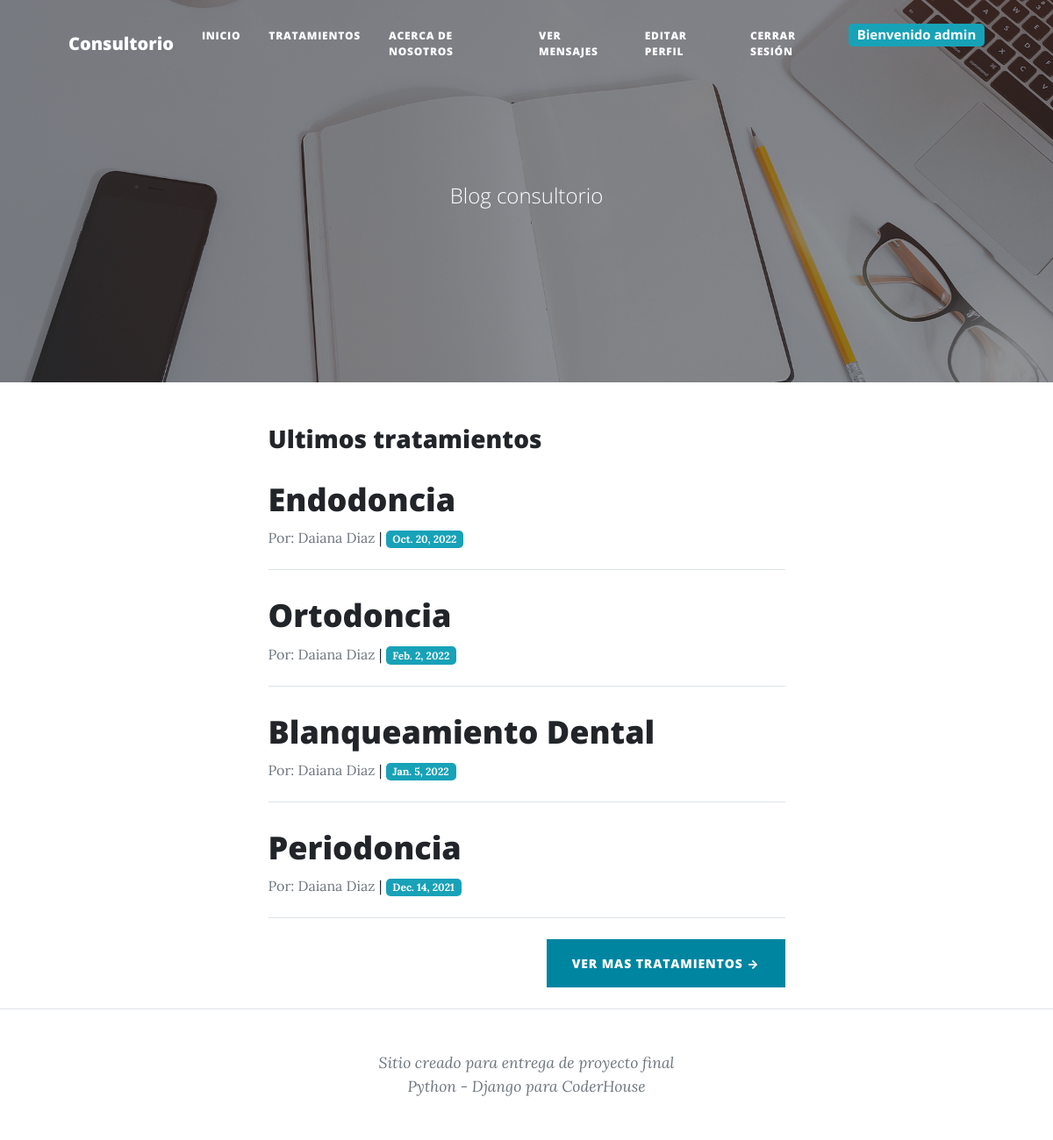
The app's page / (signed in) with its own data.
### paginas/models.py (models this page shows)
class TratamientoOdontologico(models.Model):
    tratamiento = models.CharField(max_length=40)
    contenido = models.CharField(max_length=400)
    autor = models.CharField(max_length=40)
    fecha = models.DateField()

### paginas/views.py (the view)
# urls.py: path('', index, name="Inicio"),
def index(request):
    tratamientos = TratamientoOdontologico.objects.all().order_by('-fecha')[:5]
    return render(request, 'paginas/inicio.html', {"tratamientos": tratamientos})

### paginas/templates/paginas/inicio.html (shortened to what this page needs)
{% extends "paginas/padre.html" %}
{% load static %}
{% block subtitulo %}
    Blog consultorio
{% endblock %}
{% block contenido %}
    <h3>Ultimos tratamientos</h3>
    {% if not tratamientos %}
        Sitio sin información momentánea
    {% else %}
        {% for tratamiento in tratamientos %}
            <div class="post-preview">
                <a href="{% url 'detalleTratamientos' tratamiento.id %}">
                    <h2 class="post-title">{{tratamiento.tratamiento}}</h2>
                </a>
                <div style="font-size:1rem;"><span class="text-secondary">Por: {{ tratamiento.autor}}</span> | <span class="badge">{{ tratamiento.fecha }}</span></div>
            </div>
            <hr class="my-4" />
        {% endfor %}
        <div class="d-flex justify-content-end mb-4"><a class="btn btn-primary text-uppercase" href="{% url 'listaTratamientos' %}">Ver mas tratamientos →</a></div>
    {% endif %}
{% endblock %}

### paginas/templates/paginas/padre.html (shortened to what this page needs)
<!DOCTYPE html>
<html lang="en">
    <head>
        {% load static %}
        <link href="{% static 'paginas/css/styles.css' %}" rel="stylesheet" />
    </head>
    <body>
        <nav class="navbar navbar-expand-lg navbar-light" id="mainNav">
            <div class="container px-4 px-lg-5">
                <a class="navbar-brand" href="index.html">Consultorio</a>
                <div class="collapse navbar-collapse" id="navbarResponsive">
                    <ul class="navbar-nav ms-auto py-4 py-lg-0">
                        <li class="nav-item"><a class="nav-link px-lg-3 py-3 py-lg-4" href="{% url 'Inicio' %}">Inicio</a></li>
                        <li class="nav-item"><a class="nav-link px-lg-3 py-3 py-lg-4" href="{% url 'listaTratamientos' %}">Tratamientos</a></li>
                        <li class="nav-item"><a class="nav-link px-lg-3 py-3 py-lg-4" href="{% url 'About' %}">Acerca de nosotros</a></li>
                        {% if user.is_authenticated %}
                            <li class="nav-item"><a class="nav-link px-lg-3 py-3 py-lg-4" href="{% url 'Messages' %}">Ver Mensajes</a></li>
                            <li class="nav-item"><a class="nav-link px-lg-3 py-3 py-lg-4" href="{% url 'EditarPerfil' %}">Editar Perfil</a></li>
                            <li class="nav-item"><a class="nav-link px-lg-3 py-3 py-lg-4" href="{% url 'Logout' %}">Cerrar sesión</a></li>
                            <li class="nav-item"><span class="badge" style="margin-top:19px;">Bienvenido {{user.username}}</span></li>
                        {% else %}
                            <li class="nav-item"><a class="nav-link px-lg-3 py-3 py-lg-4" href="{% url 'Login' %}">Iniciar sesión</a></li>
                        {% endif %}
                    </ul>
                </div>
            </div>
        </nav>
        <header class="masthead">
            <div class="container position-relative px-4 px-lg-5">
                <div class="row gx-4 gx-lg-5 justify-content-center">
                    <div class="col-md-30 col-lg-30 col-xl-30">
                        <div class="site-heading">
                            <span class="subheading">{% block subtitulo %} {% endblock %}</span>
                        </div>
                    </div>
                </div>
            </div>
        </header>
        <div class="container px-4 px-lg-5">
            <div class="row gx-4 gx-lg-5 justify-content-center">
                <div class="col-md-10 col-lg-8 col-xl-7">
                    {% block contenido %}
                    {% endblock %}
                </div>
            </div>
        </div>
        <footer class="border-top">
            <div class="container px-4 px-lg-5">
                <div class="row gx-4 gx-lg-5 justify-content-center">
                    <div class="col-md-10 col-lg-8 col-xl-7">
                        <div class="small text-center text-muted fst-italic">Sitio creado para entrega de proyecto final <br>Python - Django para CoderHouse</div>
                    </div>
                </div>
            </div>
        </footer>
    </body>
</html>

### records on screen
TratamientoOdontologico: tratamiento "Endodoncia", autor "Daiana Diaz", fecha "Oct. 20, 2022"
TratamientoOdontologico: tratamiento "Ortodoncia", autor "Daiana Diaz", fecha "Feb. 2, 2022"
TratamientoOdontologico: tratamiento "Blanqueamiento Dental", autor "Daiana Diaz", fecha "Jan. 5, 2022"
TratamientoOdontologico: tratamiento "Periodoncia", autor "Daiana Diaz", fecha "Dec. 14, 2021"

### other values on screen
{{ user.username }} "admin"
